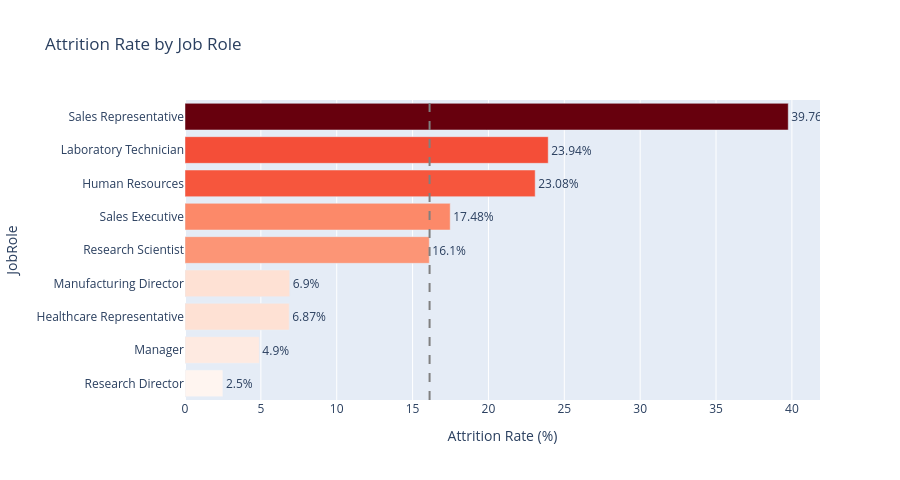

The code cell stored with this chart in its notebook:
### Markdown cell above
**Finding:** Sales (20.6%) and Human Resources (19.1%) both run above baseline, while Research & Development — the largest department by headcount (961 of 1,470 employees) — sits notably below it at 13.8%. Because R&D is such a large share of the workforce, its below-baseline rate pulls the company average down; Sales and HR are the departments actually driving elevated risk.

### Code cell
plot_attrition_rate(df_clean, 'JobRole', 'Attrition Rate by Job Role', horizontal=True, height=480).show()

### Figure 1 — Plotly figure (JSON) as saved in the notebook; plotly's stock layout.template omitted (floating-point values rounded to 4 significant figures)
{"data": [{"customdata": [[83], [259], [52], [326], [292], [145], [131], [102], [80]], "hovertemplate": "Attrition Rate (%)=%{marker.color}<br>JobRole=%{y}<br>Headcount=%{customdata[0]}<extra></extra>", "legendgroup": "", "marker": {"color": [39.76, 23.94, 23.08, 17.48, 16.1, 6.9, 6.87, 4.9, 2.5], "coloraxis": "coloraxis", "pattern": {"shape": ""}}, "name": "", "orientation": "h", "showlegend": false, "text": [39.76, 23.94, 23.08, 17.48, 16.1, 6.9, 6.87, 4.9, 2.5], "textposition": "outside", "texttemplate": "%{text}%", "type": "bar", "x": [39.76, 23.94, 23.08, 17.48, 16.1, 6.9, 6.87, 4.9, 2.5], "xaxis": "x", "y": ["Sales Representative", "Laboratory Technician", "Human Resources", "Sales Executive", "Research Scientist", "Manufacturing Director", "Healthcare Representative", "Manager", "Research Director"], "yaxis": "y"}], "layout": {"barmode": "relative", "coloraxis": {"autocolorscale": false, "colorbar": {"title": {"text": "Attrition Rate (%)"}}, "colorscale": [[0.0, "rgb(255,245,240)"], [0.125, "rgb(254,224,210)"], [0.25, "rgb(252,187,161)"], [0.375, "rgb(252,146,114)"], [0.5, "rgb(251,106,74)"], [0.625, "rgb(239,59,44)"], [0.75, "rgb(203,24,29)"], [0.875, "rgb(165,15,21)"], [1.0, "rgb(103,0,13)"]], "showscale": false}, "height": 480, "legend": {"tracegroupgap": 0}, "shapes": [{"line": {"color": "gray", "dash": "dash"}, "type": "line", "x0": 16.12, "x1": 16.12, "xref": "x", "y0": 0, "y1": 1, "yref": "y domain"}], "showlegend": false, "title": {"text": "Attrition Rate by Job Role"}, "xaxis": {"anchor": "y", "domain": [0.0, 1.0], "title": {"text": "Attrition Rate (%)"}}, "yaxis": {"anchor": "x", "categoryorder": "total ascending", "domain": [0.0, 1.0], "title": {"text": "JobRole"}}}}
